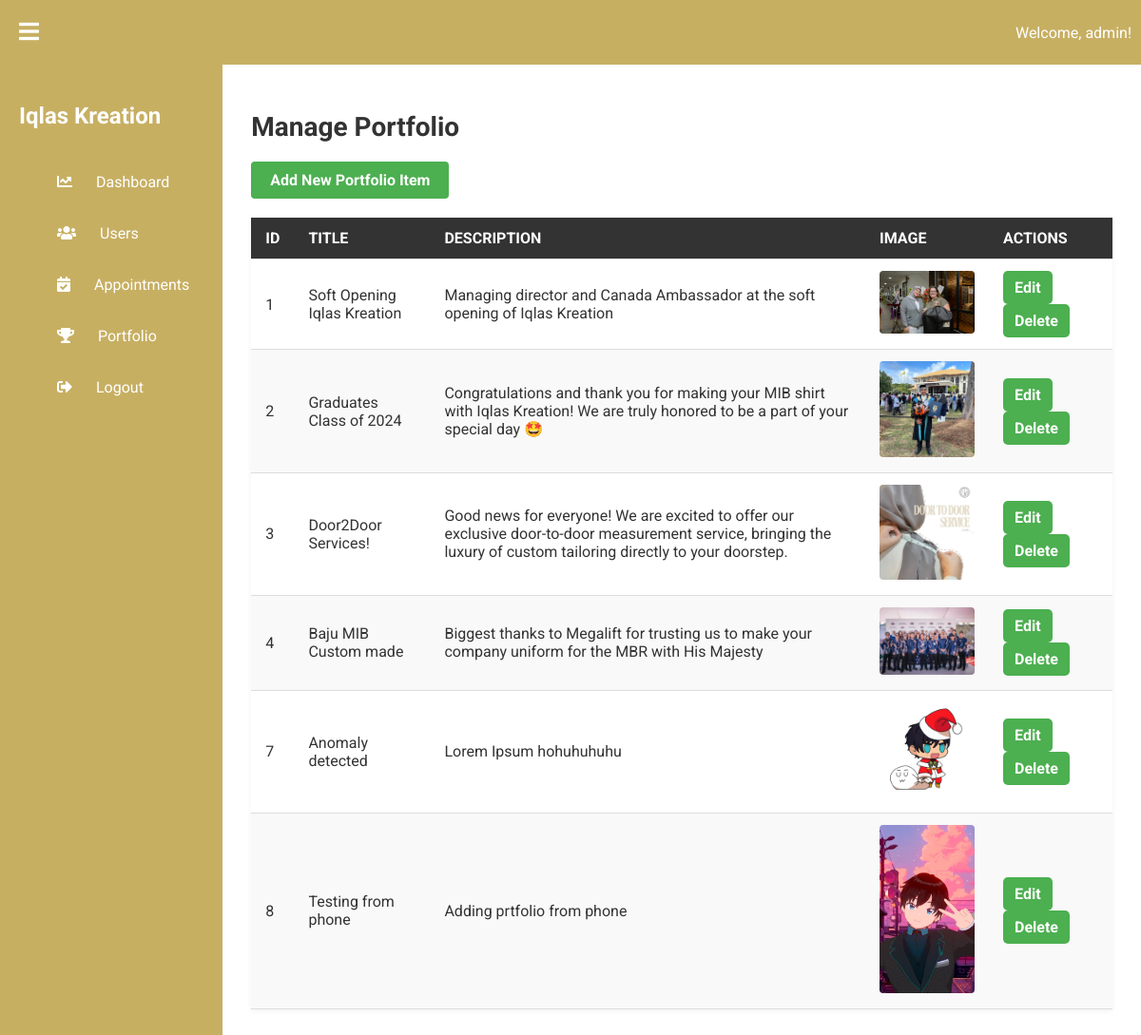
The page /admin/admin_portfolio.php (signed in) on the database its author committed.
### tables this page shows
CREATE TABLE `portfolio` (
  `id` int(11) NOT NULL,
  `title` varchar(255) NOT NULL,
  `description` text NOT NULL,
  `image_url` varchar(255) NOT NULL,
  `created_at` timestamp NOT NULL DEFAULT current_timestamp(),
  `updated_at` timestamp NOT NULL DEFAULT current_timestamp() ON UPDATE current_timestamp()
);

### admin/admin_portfolio.php (the view, shortened to what this page needs)
<?php
include '../database/db.php';
$query = "SELECT * FROM portfolio";
$result = $conn->query($query);
?>
<!DOCTYPE html>
<html lang="en">
<head>
    <link rel="stylesheet" href="css/style.css">
    <link href="https://cdnjs.cloudflare.com/ajax/libs/font-awesome/5.15.3/css/all.min.css" rel="stylesheet"/>
    <link rel="stylesheet" href="https://cdnjs.cloudflare.com/ajax/libs/font-awesome/4.7.0/css/font-awesome.min.css">
</head>
<body>
<?php include 'includes/header.php'; ?>
<div class="admin-dashboard">
<?php include 'includes/sidebar.php'; ?>
    <main class="main-content">
        <h1>Manage Portfolio</h1>
        <a href="add_portfolio.php" class="btn">Add New Portfolio Item</a>
        <table class="users-table">
            <thead>
                <tr>
                    <th>ID</th>
                    <th>Title</th>
                    <th>Description</th>
                    <th>Image</th>
                    <th>Actions</th>
                </tr>
            </thead>
            <tbody>
                <?php if ($result && $result->num_rows > 0): ?>
                    <?php while ($portfolio = $result->fetch_assoc()): ?>
                        <tr>
                            <td><?php echo htmlspecialchars($portfolio['id']); ?></td>
                            <td><?php echo htmlspecialchars($portfolio['title']); ?></td>
                            <td><?php echo htmlspecialchars($portfolio['description']); ?></td>
                            <td><img src="../uploads/<?php echo htmlspecialchars($portfolio['image_url']); ?>" alt="<?php echo htmlspecialchars($portfolio['title']); ?>" width="100"></td>
                            <td>
                                <a href="edit_portfolio.php?id=<?php echo $portfolio['id']; ?>" class="btn">Edit</a>
                                <a href="delete_portfolio.php?id=<?php echo $portfolio['id']; ?>" class="btn" onclick="return confirm('Are you sure you want to delete this portfolio item?');">Delete</a>
                            </td>
                        </tr>
                    <?php endwhile; ?>
                <?php else: ?>
                    <tr>
                        <td colspan="5">No portfolio items found.</td>
                    </tr>
                <?php endif; ?>
            </tbody>
        </table>
    </main>
</div>
</body>
</html>

### admin/css/style.css (style rules this page uses)
body { height: 100vh; margin: 0; font-family: 'roboto'; background-color: #eef2f6; }
.admin-dashboard { display: flex; width: 100%; min-height: 100vh; background-color: white; }
.main-content { flex-grow: 1; padding: 30px; background-color: #fff; transition: margin-left 0.3s ease; margin-left: 0; }
.main-content h1 { font-size: 2rem; margin-bottom: 20px; }
.main-content h1 { font-size: 28px; font-weight: bold; margin-bottom: 20px; color: #333; }
.btn { display: inline-block; padding: 10px 20px; font-size: 16px; font-weight: bold; color: #fff; background-color: #4CAF50; text-align: center; border-radius: 4px; text-decoration: none; transition: background-color 0.3s ease; }
.users-table { width: 100%; border-collapse: collapse; margin-top: 20px; box-shadow: 0 2px 6px rgba(0, 0, 0, 0.05); }
.users-table thead { background-color: #333; color: #fff; }
.users-table th, .users-table td { padding: 12px; text-align: left; border-bottom: 1px solid #ddd; font-size: 16px; }
.users-table tr:nth-child(even) { background-color: #f9f9f9; }
.users-table th { text-transform: uppercase; font-weight: bold; }
.users-table td a { margin-right: 10px; text-decoration: none; color: white; }
.users-table { width: 100%; border-collapse: collapse; margin-top: 20px; }
.users-table th, .users-table td { padding: 12px 15px; text-align: left; border-bottom: 1px solid #ddd; }
.users-table th { background-color: #333; color: white; font-weight: bold; }
.users-table td img { max-width: 100px; border-radius: 4px; }
.users-table td { font-size: 16px; color: #333; }
.users-table .btn { padding: 8px 12px; color: white; background-color: #4CAF50; text-decoration: none; border-radius: 5px; transition: background-color 0.3s ease; }

### rows shown on the page
portfolio: id "1", title "Soft Opening Iqlas Kreation", description "Managing director and Canada Ambassador at the soft opening of Iqlas Kreation", image_url (picture)
portfolio: id "2", title "Graduates Class of 2024", description "Congratulations and thank you for making your MIB shirt with Iqlas Kreation! We are truly honored to be a part of your special day 🤩", image_url (picture)
portfolio: id "3", title "Door2Door Services!", description "Good news for everyone! We are excited to offer our exclusive door-to-door measurement service, bringing the luxury of custom tailoring directly to your doorstep.", image_url (picture)
portfolio: id "4", title "Baju MIB Custom made", description "Biggest thanks to Megalift for trusting us to make your company uniform for the MBR with His Majesty", image_url (picture)
portfolio: id "7", title "Anomaly detected", description "Lorem Ipsum hohuhuhuhu", image_url (picture)
portfolio: id "8", title "Testing from phone", description "Adding prtfolio from phone", image_url (picture)

### other values the page prints
$_SESSION['admin_username'] "admin"
